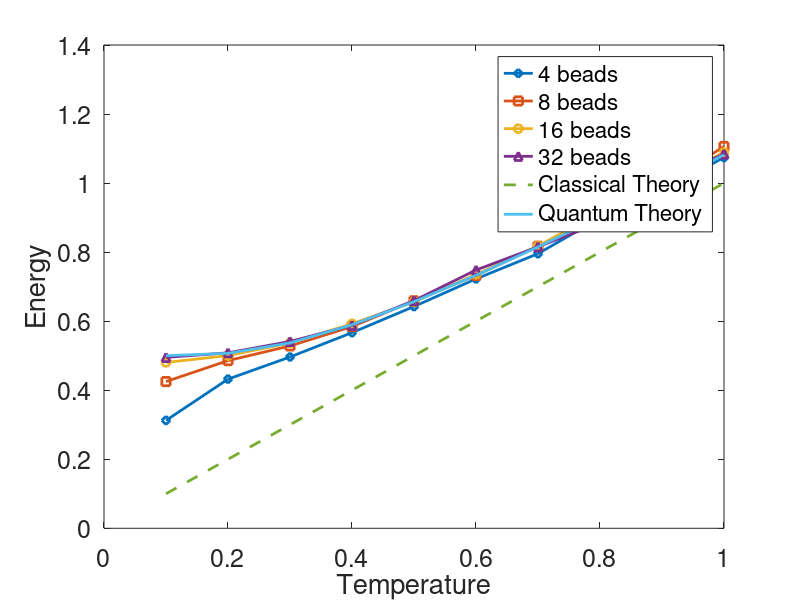

Recreate this plot in MATLAB.
clear; close all;
temperature=0.1:0.1:1; beta=1./temperature;
energy_quantum=0.5+exp(-beta)./(1-exp(-beta));
energy_classical=temperature;
load energy_4beads;
load energy_8beads;
load energy_16beads;
load energy_32beads;
figure;
plot(1./beta,energy_4beads,'d-','linewidth',2); hold on;
plot(1./beta,energy_8beads,'s-','linewidth',2); hold on;
plot(1./beta,energy_16beads,'o-','linewidth',2); hold on;
plot(1./beta,energy_32beads,'^-','linewidth',2); hold on;
plot(1./beta,energy_classical,'--','linewidth',2)
plot(1./beta,energy_quantum,'-','linewidth',2)
xlabel('Temperature');
ylabel('Energy');
legend('4 beads','8 beads','16 beads','32 beads','Classical Theory','Quantum Theory');
set(gca,'fontsize',18);


